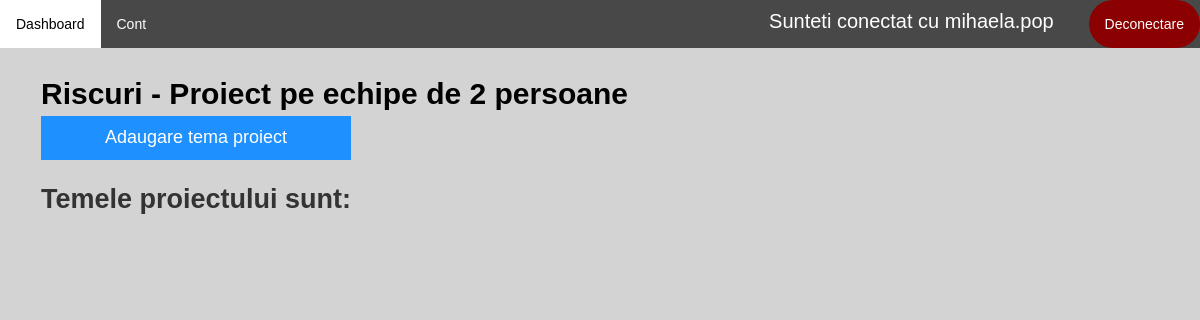
The page /vizualizare-disciplina/vizualizare-proiecte/proiect/2 (signed in) on the database as committed earlier.
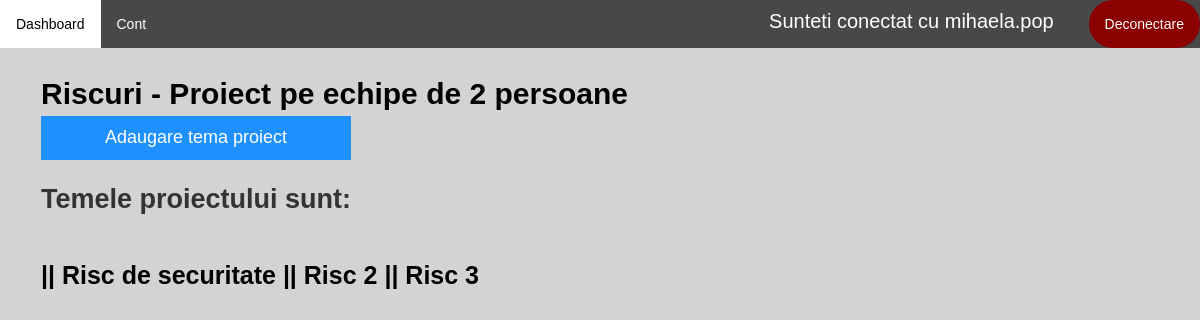
The same page on the database as committed later.
### application/models.py (models this page shows)
class Proiect(models.Model):
    id = models.AutoField(primary_key=True)
    nume = models.CharField(max_length=100, unique=False)
    data_inregistrare = models.DateField(auto_now_add=True)
    data_finalizare = models.DateField()
    profesor = models.ForeignKey(Profesor, on_delete=models.CASCADE)
    disciplina = models.ForeignKey(Disciplina, on_delete=models.CASCADE, null=True)
    document = models.CharField(max_length=100, null=True)
    nr_persoane = models.IntegerField(null=True)
    cale = models.CharField(max_length=100, default=None)

class Tema(models.Model):
    id = models.AutoField(primary_key=True)
    nume = models.CharField(max_length=100, unique=False)
    descriere = models.CharField(max_length=500, null=True)
    proiect = models.ForeignKey(Proiect, on_delete=models.CASCADE, unique=False)

### application/decorators.py (the view)
        def wrapper_func(request, *args, **kwargs):
            user_groups = list()
            for group in request.user.groups.all():
                user_groups.append(group.name)
            if allowed_roles[0] in user_groups:
                return view_func(request, *args, **kwargs)
            else:
                return redirect('dashboard')

### application/functions.py (called while the page is built)
def get_user_info(request):
    user = request.user
    user_groups = [group.name for group in user.groups.all()]
    if 'admin' in user_groups:
        user_type = 'admin'
    elif 'studenti' in user_groups:
        user_type = 'student'
    elif 'secretariat' in user_groups:
        user_type = 'secretar'
    else:
        user_type = 'profesor'
    out = {'user': user,
           'user_groups': user_groups,
           'user_type': user_type
           }
    return out

def create_context(request=None, extract_user_info=True):
    if extract_user_info and not request:
        raise ValueError("request must be set if extract_user_info is True")
    out = {}
    if extract_user_info:
        out.update(get_user_info(request))
    return out

### application/views.py (called while the page is built)
@allowed_users(allowed_roles=['profesori'])
@login_required(login_url='login')
def proiect(request, pk):
    proiect = Proiect.objects.get(pk=pk)
    teme = Tema.objects.all().filter(proiect=pk)
    context = create_context(request)
    context['proiect'] = proiect
    context['teme'] = teme
    return render(request, 'application/profesor/proiect.html', context)

### application/templates/application/profesor/proiect.html (shortened to what this page needs)
{% extends 'application/dashboard.html' %}
{% load static %}
{% block article %}
    <link rel="stylesheet" href="{% static 'application/css/proiect.css' %}">
    {% if proiect.nr_persoane > 1 %}
      <b style="color: black; font-size: 30px">{{ proiect.nume }} -  Proiect pe echipe de {{ proiect.nr_persoane }} persoane</b>
    {% else %}
      <b  style="color: black; font-size: 30px">{{ proiect.nume }} -  Proiect individual </b>
    {% endif %}
    <br>
    {% if proiect.document is None %}
        <button type="button" class="collapsible"><h4>Adaugare tema proiect</h4></button>
    {% endif %}
    <br>
    <br>
    <b style="font-size: 27px; margin-top: -10px">Temele proiectului sunt:</b>
    <div  style="margin-top: 40px">
                {% for tema in teme %}
                           <a href="{% url 'vizualizareTema' tema.id %}" style="color: black; font-size: 25px"> <b>||  {{ tema.nume }}  </b> </a>
                {% endfor %}
    </div>
{% endblock %}

### application/templates/application/dashboard.html (shortened to what this page needs)
{% extends 'application/main_layout_application.html' %}
{% load static %}

### application/templates/application/main_layout_application.html (shortened to what this page needs)
{% extends 'main_layout.html' %}
{% load static %}
{% block header %}
    <link rel="stylesheet" href="{% static 'application/css/main_layout_application.css' %}">
        <ul class="topnav">
            <li><a href="{% url 'dashboard' %}">Dashboard</a></li>
            <li><a href="{% url 'account' %}">Cont</a>
            <li style="padding: 7px; color: white; font-size: 20px; margin-left: 600px">Sunteti conectat cu {{ request.user.username }}</li>
            <li class="right"><a class="logout" href="{% url 'logout' %}">Deconectare</a></li>
        </ul>
{% endblock %}

### templates/main_layout.html (shortened to what this page needs)
<!DOCTYPE html>
{% load static %}
<html lang="en">
<head>
    <link rel="stylesheet" href="{% static 'css/main_layout.css' %}">
    <link rel="stylesheet" href="{% static 'css/bootstrap_v341.min.css' %}">
</head>
<body>
    <header>
        {% block header %}
        {% endblock %}
    </header>
    <section>
        <article>
            <div class="article">
                {% block article %}
                {% endblock %}
            </div>
        </article>
    </section>
</body>
</html>

### static/css/main_layout.css (style rules this page uses)
.article { padding: 0 16px; margin: 25px; }

### application/static/application/css/main_layout_application.css (style rules this page uses)
body { font-family: Arial, Helvetica, sans-serif; }
body { margin: 0; background-color: lightgray; font-family: Arial, Helvetica, sans-serif; }
ul.topnav { list-style-type: none; margin: 0; padding: 0; overflow: hidden; background-color: #484848; }
ul.topnav li { float: left; }
ul.topnav li a { display: block; color: white; text-align: center; padding: 14px 16px; text-decoration: none; }
ul.topnav li.right { background-color: darkred; float: right; border-radius: 50px; }

### application/static/application/css/proiect.css (style rules this page uses)
.collapsible { background-color: dodgerblue; color: white; cursor: pointer; padding: 2px; width: 310px; border: none; text-align: center; outline: none; font-size: 15px; }

Rows that differ between the two databases and show on the page:
added Tema: nume "Risc de securitate"
added Tema: nume "Risc 2"
added Tema: nume "Risc 3"
